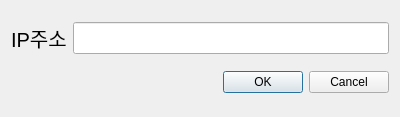
<?xml version="1.0" encoding="UTF-8"?>
<ui version="4.0">
 <class>Dialog</class>
 <widget class="QDialog" name="Dialog">
  <property name="geometry">
   <rect>
    <x>0</x>
    <y>0</y>
    <width>400</width>
    <height>117</height>
   </rect>
  </property>
  <property name="windowTitle">
   <string>Dialog</string>
  </property>
  <layout class="QVBoxLayout" name="verticalLayout">
   <item>
    <layout class="QHBoxLayout" name="horizontalLayout">
     <item>
      <widget class="QLabel" name="label">
       <property name="font">
        <font>
         <pointsize>15</pointsize>
        </font>
       </property>
       <property name="text">
        <string>IP주소</string>
       </property>
      </widget>
     </item>
     <item>
      <widget class="QLineEdit" name="lineEdit">
       <property name="font">
        <font>
         <pointsize>15</pointsize>
        </font>
       </property>
      </widget>
     </item>
    </layout>
   </item>
   <item>
    <widget class="QDialogButtonBox" name="buttonBox">
     <property name="orientation">
      <enum>Qt::Horizontal</enum>
     </property>
     <property name="standardButtons">
      <set>QDialogButtonBox::Cancel|QDialogButtonBox::Ok</set>
     </property>
    </widget>
   </item>
  </layout>
 </widget>
 <resources/>
 <connections>
  <connection>
   <sender>buttonBox</sender>
   <signal>accepted()</signal>
   <receiver>Dialog</receiver>
   <slot>accept()</slot>
   <hints>
    <hint type="sourcelabel">
     <x>248</x>
     <y>254</y>
    </hint>
    <hint type="destinationlabel">
     <x>157</x>
     <y>274</y>
    </hint>
   </hints>
  </connection>
  <connection>
   <sender>buttonBox</sender>
   <signal>rejected()</signal>
   <receiver>Dialog</receiver>
   <slot>reject()</slot>
   <hints>
    <hint type="sourcelabel">
     <x>316</x>
     <y>260</y>
    </hint>
    <hint type="destinationlabel">
     <x>286</x>
     <y>274</y>
    </hint>
   </hints>
  </connection>
 </connections>
</ui>
